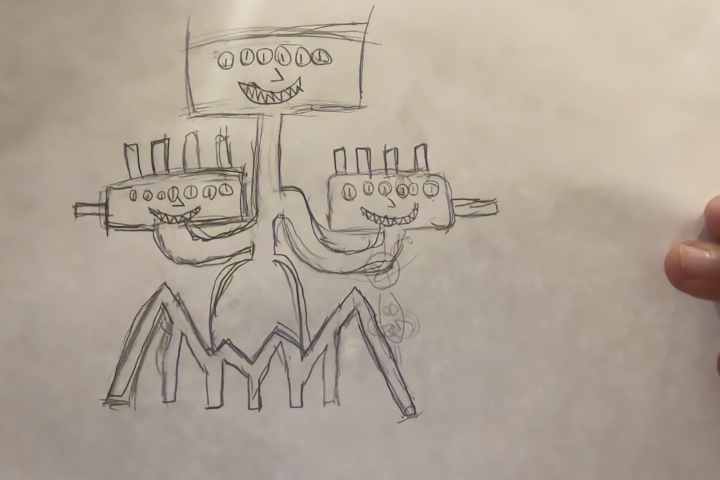
#> input picture apps/magic-marker/web/test_image.jpg, 1440 x 960 px (shown at 1/2 size)
$ python -i color_analysis.py   (imports and definitions only)
#> lines starting #> are read from the running program, lines starting #| are printed output that depends on the picture
"""
Color Analysis API endpoint for extracting dominant colors from images
"""

import requests
from PIL import Image
import io
from collections import Counter
import numpy as np
from typing import List, Dict, Tuple
import logging

logger = logging.getLogger(__name__)

def download_image(url: str) -> Image.Image:
    """Download image from URL and return PIL Image object"""
    try:
        response = requests.get(url, timeout=30)
        response.raise_for_status()
        return Image.open(io.BytesIO(response.content))
    except Exception as e:
        logger.error(f"Failed to download image from {url}: {e}")
        raise ValueError(f"Could not download image: {e}")

# [12 lines left out: function resize_image, not called in this run]

def rgb_to_hex(rgb: Tuple[int, int, int]) -> str:
    """Convert RGB tuple to hex string"""
    return f"#{rgb[0]:02x}{rgb[1]:02x}{rgb[2]:02x}".upper()

# [194 lines left out: functions create_meaningful_variants, create_color_variants, hsv_to_rgb, rgb_to_hsv, group_similar_colors, not called in this run]

def analyze_image_colors(image_url: str, max_colors: int = 10, max_size: int = 300) -> Dict[str, any]:
    """
    SIMPLIFIED color analysis - just get the most frequent colors

    Args:
        image_url: URL of the image to analyze

    Returns:
        Dictionary with colors and their frequencies
    """
    print(f"🔍 COLOR_ANALYSIS: Starting SIMPLIFIED analysis for URL: {image_url}")
    try:
        print(f"🔍 COLOR_ANALYSIS: Max colors requested: {max_colors}")
        # Download and load image
        print(f"🔍 COLOR_ANALYSIS: Downloading image...")
        image = download_image(image_url)
        print(f"🔍 COLOR_ANALYSIS: Image downloaded successfully, size: {image.size}, mode: {image.mode}")

        # Store original mode for transparency handling
        original_mode = image.mode
        has_alpha = image.mode in ('RGBA', 'LA')

        if has_alpha:
            print(f"🔍 COLOR_ANALYSIS: Image has alpha channel ({image.mode}), will filter transparent pixels")
            # Keep as RGBA for transparency filtering
            pass
        elif image.mode != 'RGB':
            print(f"🔍 COLOR_ANALYSIS: Converting from {image.mode} to RGB")
            image = image.convert('RGB')

        # Resize for performance
        print(f"🔍 COLOR_ANALYSIS: Resizing image...")
        original_pixels = image.size[0] * image.size[1]
        image = resize_image(image, max_size=max_size)
        resized_pixels = image.size[0] * image.size[1]
        data_loss_percent = ((original_pixels - resized_pixels) / original_pixels) * 100
        print(f"🔍 COLOR_ANALYSIS: Resized to: {image.size}")
        print(f"🔍 COLOR_ANALYSIS: Data loss: {original_pixels:,} → {resized_pixels:,} pixels ({data_loss_percent:.1f}% reduction)")

        # Convert to numpy array for faster processing
        print(f"🔍 COLOR_ANALYSIS: Converting to numpy array...")
        img_array = np.array(image)
        print(f"🔍 COLOR_ANALYSIS: Array shape: {img_array.shape}")

        # Handle transparency - filter out transparent pixels
        if has_alpha:
            print(f"🔍 COLOR_ANALYSIS: Filtering transparent pixels...")
            # Get alpha channel
            alpha_channel = img_array[:, :, -1] if img_array.shape[2] == 4 else img_array[:, :, 1]  # RGBA or LA
            # Create mask for non-transparent pixels (alpha > 0)
            non_transparent_mask = alpha_channel > 0
            # Get RGB channels only
            rgb_channels = img_array[:, :, :3] if img_array.shape[2] == 4 else img_array
            # Filter to only non-transparent pixels
            pixels = rgb_channels[non_transparent_mask]
            print(f"🔍 COLOR_ANALYSIS: After transparency filtering: {len(pixels)} pixels (was {img_array.shape[0] * img_array.shape[1]})")
        else:
            # Reshape to list of pixels
            pixels = img_array.reshape(-1, 3)
            print(f"🔍 COLOR_ANALYSIS: Total pixels: {len(pixels)}")

        # FOREGROUND-BIASED: Use edge detection and center bias to prioritize subject colors
        print(f"🔍 COLOR_ANALYSIS: Using foreground-biased color detection...")

        # Convert to grayscale for edge detection
        gray_img = image.convert('L')
        gray_array = np.array(gray_img)

        # Simple edge detection using gradient
        from scipy import ndimage
        try:
            # Calculate gradients
            grad_x = ndimage.sobel(gray_array, axis=1)
            grad_y = ndimage.sobel(gray_array, axis=0)
            edge_magnitude = np.sqrt(grad_x**2 + grad_y**2)

            # Normalize edge magnitude to 0-1
            edge_magnitude = edge_magnitude / np.max(edge_magnitude)

            print(f"🔍 COLOR_ANALYSIS: Edge detection completed, max edge strength: {np.max(edge_magnitude):.3f}")
        except ImportError:
            print(f"🔍 COLOR_ANALYSIS: scipy not available, using simple edge detection")
            # Simple edge detection without scipy
            edge_magnitude = np.zeros_like(gray_array, dtype=float)
            for i in range(1, gray_array.shape[0]-1):
                for j in range(1, gray_array.shape[1]-1):
                    gx = int(gray_array[i, j+1]) - int(gray_array[i, j-1])
                    gy = int(gray_array[i+1, j]) - int(gray_array[i-1, j])
                    edge_magnitude[i, j] = np.sqrt(gx**2 + gy**2)
            edge_magnitude = edge_magnitude / np.max(edge_magnitude)

        # Create center bias (subjects are often in center)
        height, width = gray_array.shape
        center_y, center_x = height // 2, width // 2
        y_coords, x_coords = np.ogrid[:height, :width]
        center_distance = np.sqrt((x_coords - center_x)**2 + (y_coords - center_x)**2)
        max_distance = np.sqrt(center_x**2 + center_y**2)
        center_bias = 1.0 - (center_distance / max_distance)  # 1.0 at center, 0.0 at edges

        color_counter = Counter()

        if has_alpha:
            # For images with transparency, we have a 1D array of non-transparent pixels
            print(f"🔍 COLOR_ANALYSIS: Processing {len(pixels)} non-transparent pixels...")
            for pixel in pixels:
                r, g, b = pixel

                # Skip pure white, pure black (but keep light colors that might be subjects)
                if r + g + b > 780 or r + g + b < 10:
                    continue

                # Calculate saturation
                saturation = max(r, g, b) - min(r, g, b)

                # Base weight
                weight = 1.0

                # Boost for vibrant colors (main subjects)
                if saturation > 60:  # Very vibrant
                    weight *= 2.0
                elif saturation > 40:  # Moderately vibrant
                    weight *= 1.5
                elif saturation > 20:  # Somewhat vibrant
                    weight *= 1.2

                # Extra boost for primary colors (often main subjects)
                if (r > g and r > b and r > 120) or (g > r and g > b and g > 120) or (b > r and b > g and b > 120):
                    weight *= 1.3

                # Penalize very light grays (likely background)
                if r > 200 and g > 200 and b > 200 and saturation < 30:
                    weight *= 0.3

                color_counter[tuple(pixel)] += weight
        else:
            # For images without transparency, use the original 2D processing with edge detection
            print(f"🔍 COLOR_ANALYSIS: Processing {len(pixels)} pixels with edge detection...")
            for i, pixel in enumerate(pixels):
                r, g, b = pixel
                row, col = i // width, i % width

                # Skip pure white, pure black (but keep light colors that might be subjects)
                if r + g + b > 780 or r + g + b < 10:
                    continue

                # Calculate weights
                edge_weight = edge_magnitude[row, col]  # Higher weight for edges (subject boundaries)
                center_weight = center_bias[row, col]   # Higher weight for center areas
                saturation = max(r, g, b) - min(r, g, b)

                # Base weight
                weight = 1.0

                # Boost for edge pixels (subject boundaries)
                if edge_weight > 0.3:  # Strong edges
                    weight *= 2.0
                elif edge_weight > 0.1:  # Moderate edges
                    weight *= 1.5

                # Boost for center areas (subjects often in center)
                if center_weight > 0.7:  # Near center
                    weight *= 1.5
                elif center_weight > 0.4:  # Moderately centered
                    weight *= 1.2

                # Boost for vibrant colors (main subjects)
                if saturation > 60:  # Very vibrant
                    weight *= 2.0
                elif saturation > 40:  # Moderately vibrant
                    weight *= 1.5
                elif saturation > 20:  # Somewhat vibrant
                    weight *= 1.2

                # Extra boost for primary colors (often main subjects)
                if (r > g and r > b and r > 120) or (g > r and g > b and g > 120) or (b > r and b > g and b > 120):
                    weight *= 1.3

                # Penalize very light grays (likely background)
                if r > 200 and g > 200 and b > 200 and saturation < 30:
                    weight *= 0.3

                color_counter[tuple(pixel)] += weight

        print(f"🔍 COLOR_ANALYSIS: Found {len(color_counter)} unique colors after filtering")

        # Get the most common colors (look at more to ensure variety)
        most_common = color_counter.most_common(max_colors * 3)  # Look at 3x more than needed
        print(f"🔍 COLOR_ANALYSIS: Top {len(most_common)} colors: {len(most_common)}")

        # Debug: Show top 20 colors before filtering with detailed info
        print(f"🔍 COLOR_ANALYSIS: Top 20 colors before similarity filtering:")
        for i, (color, count) in enumerate(most_common[:20]):
            r, g, b = color
            saturation = max(r, g, b) - min(r, g, b)
            is_vibrant = saturation > 50
            is_red = r > g and r > b and r > 120
            is_green = g > r and g > b and g > 120
            is_blue = b > r and b > g and b > 120
            is_yellow = r > 200 and g > 200 and b < 100
            is_orange = r > 150 and g > 100 and g < 200 and b < 100
            color_type = "RED" if is_red else "GREEN" if is_green else "BLUE" if is_blue else "YELLOW" if is_yellow else "ORANGE" if is_orange else "OTHER"
            print(f"  {i+1}. {rgb_to_hex(color)} (weighted_count: {count}, sat: {saturation}, {color_type}) {'🌟' if is_vibrant else ''}")

        # Group similar colors together with more lenient threshold for greens
        print(f"🔍 COLOR_ANALYSIS: Grouping similar colors...")
        try:
            grouped_colors = group_similar_colors([color for color, count in most_common], threshold=50)
            print(f"🔍 COLOR_ANALYSIS: Grouped into {len(grouped_colors)} color families")
        except Exception as e:
            print(f"🔍 COLOR_ANALYSIS: Error in grouping: {e}")
            # Fallback: just use the most common colors without grouping
            grouped_colors = [color for color, count in most_common[:max_colors]]
            print(f"🔍 COLOR_ANALYSIS: Using fallback, {len(grouped_colors)} colors")

        # Debug: Show what colors we're working with
        print(f"🔍 COLOR_ANALYSIS: Top colors before grouping:")
        for i, (color, count) in enumerate(most_common[:15]):
            r, g, b = color
            is_green = g > r and g > b and g > 100  # Green is dominant and bright
            print(f"  {i+1}. {rgb_to_hex(color)} (count: {count}) {'🟢 GREEN' if is_green else ''}")

        # Create color groups - map each grouped color to its individual colors
        color_groups = {}
        for grouped_color in grouped_colors:
            color_groups[grouped_color] = []

        # Assign each original color to its closest group
        for color, count in most_common:
            min_distance = float('inf')
            closest_group = None
            for grouped_color in grouped_colors:
                distance = np.sqrt(sum((a - b) ** 2 for a, b in zip(color, grouped_color)))
                if distance < min_distance:
                    min_distance = distance
                    closest_group = grouped_color

            if closest_group:
                color_groups[closest_group].append((color, count))

        # Recalculate frequencies for grouped colors with green boosting
        final_counter = Counter()
        for pixel in pixels:
            r, g, b = pixel
            if r + g + b > 790 or r + g + b < 10:
                continue

            # Find the closest grouped color
            min_distance = float('inf')
            closest_color = None
            for grouped_color in grouped_colors:
                distance = np.sqrt(sum((a - b) ** 2 for a, b in zip(pixel, grouped_color)))
                if distance < min_distance:
                    min_distance = distance
                    closest_color = grouped_color

                if closest_color:
                    # Boost vibrant colors and especially greens
                    weight = 1.0

                    # Calculate saturation for this pixel
                    saturation = max(r, g, b) - min(r, g, b)

                    # Boost highly saturated colors (main subjects)
                    if saturation > 80:
                        weight = 2.0  # 100% boost for very vibrant colors
                    elif saturation > 50:
                        weight = 1.5  # 50% boost for moderately vibrant colors

                    # Extra boost for green colors (often important in logos)
                    if g > r and g > b and g > 100:  # This is a green pixel
                        weight *= 1.5  # Additional 50% boost for green pixels
                    elif g > 150:  # Bright green
                        weight *= 1.3  # Additional 30% boost for bright greens

                    # Extra boost for red colors (often important in logos)
                    if r > g and r > b and r > 100:  # This is a red pixel
                        weight *= 1.4  # Additional 40% boost for red pixels

                    # Extra boost for blue colors (often important in logos)
                    if b > r and b > g and b > 100:  # This is a blue pixel
                        weight *= 1.3  # Additional 30% boost for blue pixels

                    final_counter[closest_color] += weight

        # Get the most frequent grouped colors
        final_most_common = final_counter.most_common(max_colors)
        print(f"🔍 COLOR_ANALYSIS: Final grouped colors with their individual colors:")
        for i, (grouped_color, count) in enumerate(final_most_common):
            r, g, b = grouped_color
            is_green = g > r and g > b and g > 100
            print(f"  {i+1}. GROUP: {rgb_to_hex(grouped_color)} (total count: {count}) {'🟢 GREEN' if is_green else ''}")
            individual_colors = color_groups.get(grouped_color, [])
            for j, (individual_color, individual_count) in enumerate(individual_colors[:5]):  # Show up to 5 individual colors
                r2, g2, b2 = individual_color
                is_individual_green = g2 > r2 and g2 > b2 and g2 > 100
                print(f"     - {rgb_to_hex(individual_color)} (count: {individual_count}) {'🟢' if is_individual_green else ''}")
            if len(individual_colors) > 5:
                print(f"     ... and {len(individual_colors) - 5} more colors in this group")

        selected_colors = final_most_common

        # Ensure we have the right number of colors
        if len(selected_colors) < max_colors:
            print(f"🔍 COLOR_ANALYSIS: Only got {len(selected_colors)} colors, adding more from original list...")
            # Add more colors from the original most_common list
            for color, count in most_common:
                if len(selected_colors) >= max_colors:
                    break
                # Check if this color is already in selected_colors
                if not any(selected_color == color for selected_color, _ in selected_colors):
                    selected_colors.append((color, count))
                    print(f"  Added: {rgb_to_hex(color)} (count: {count})")

        # Format response
        colors = []
        frequencies = []
        color_groups_detail = []

        for color, count in selected_colors[:max_colors]:
            colors.append(rgb_to_hex(color))
            frequencies.append(int(count))

            # Add detailed group information
            individual_colors = color_groups.get(color, [])
            group_detail = {
                "group_color": rgb_to_hex(color),
                "group_count": int(count),
                "individual_colors": [
                    {
                        "hex": rgb_to_hex(ind_color),
                        "count": int(ind_count)
                    }
                    for ind_color, ind_count in individual_colors
                ]
            }
            color_groups_detail.append(group_detail)

        # Calculate percentages
        total_pixels = sum(frequencies)
        percentages = [round((freq / total_pixels) * 100, 1) for freq in frequencies]

        result = {
            "colors": colors,
            "frequencies": frequencies,
            "percentages": percentages,
            "total_pixels_analyzed": total_pixels,
            "color_groups": color_groups_detail
        }

        print(f"🔍 COLOR_ANALYSIS: Final result: {result}")
        return result

    except Exception as e:
        logger.error(f"Error analyzing colors for image {image_url}: {e}")
        raise ValueError(f"Color analysis failed: {e}")

# [38 lines left out: function analyze_colors_endpoint, not called in this run]

>>> import cv2
>>> picture = cv2.imread('../../../magic-marker/web/test_image.jpg', cv2.IMREAD_GRAYSCALE)
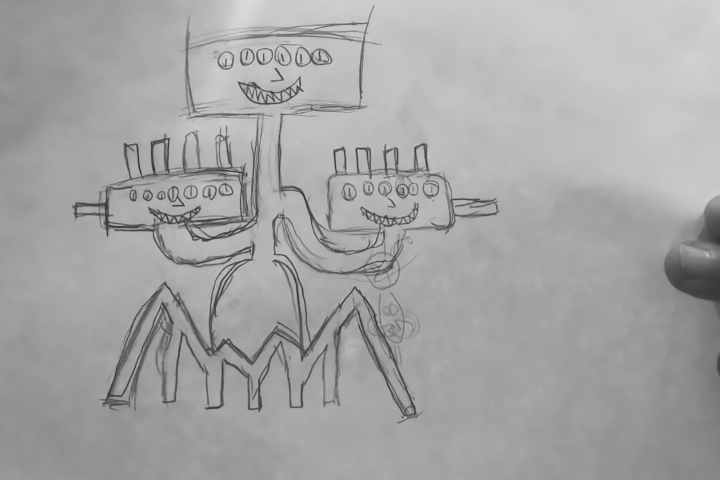
#> picture: shape (960, 1440) (shown at 1/2 size); min 26, max 230, mean 164.8
>>> result = analyze_image_colors(picture)
#> (printed output is left out)
#> (the run stopped early here; a loop or call above may not have finished)
